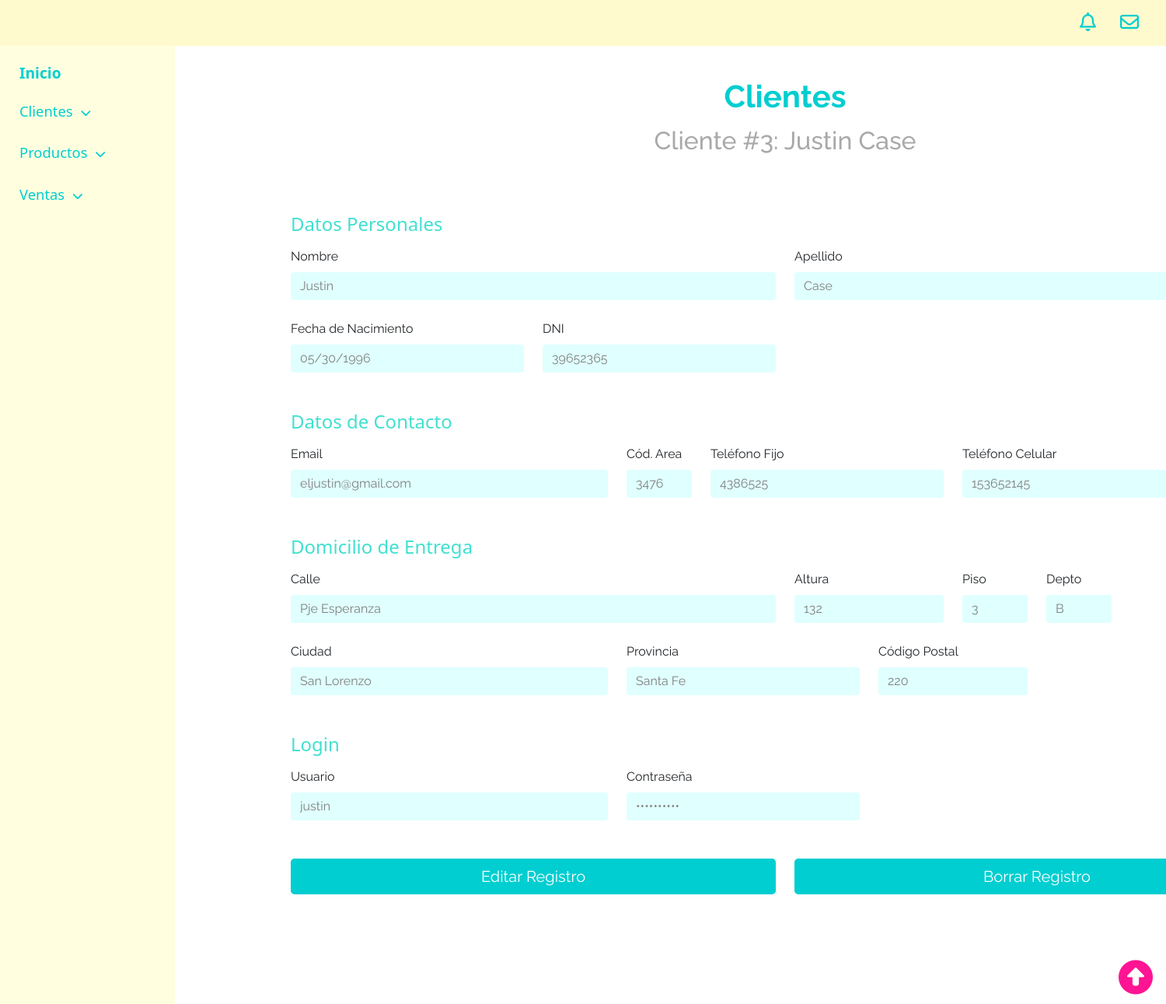
/pag_vcliente.php?id=3, run on the app's committed database.
### tables this page shows
CREATE TABLE `clientes` (
  `id_cliente` int(10) NOT NULL,
  `nombre` varchar(30) DEFAULT NULL,
  `apellido` varchar(30) DEFAULT NULL,
  `dob` date DEFAULT NULL,
  `dni` int(8) DEFAULT NULL,
  `email` varchar(100) DEFAULT NULL,
  `tel_area` int(6) DEFAULT NULL,
  `tel_fijo` int(15) DEFAULT NULL,
  `tel_cel` int(15) DEFAULT NULL,
  `dom_calle` varchar(30) DEFAULT NULL,
  `dom_altura` varchar(5) DEFAULT NULL,
  `dom_piso` varchar(2) NOT NULL DEFAULT '-',
  `dom_dpto` varchar(2) NOT NULL DEFAULT '-',
  `ciudad` varchar(15) DEFAULT NULL,
  `provincia` enum('Buenos Aires','Capital Federal','Catamarca','Chaco','Chubut','Córdoba','Corrientes','Entre Ríos','Formosa','Jujuy','La Pampa','La Rioja','Mendoza','Misiones','Neuquén','Río Negro','Salta','San Juan','San Luis','Santa Cruz','Santa Fe','Santiago del Estero','Tierra del Fuego','Tucumán') DEFAULT NULL,
  `cp` varchar(10) DEFAULT NULL,
  `user` varchar(10) DEFAULT NULL,
  `pw` varchar(15) DEFAULT NULL,
  `date_added` timestamp NOT NULL DEFAULT current_timestamp() ON UPDATE current_timestamp()
);

### db_consulta_cliente_exp.php (called while the page is built, shortened)
<?php
include "db_conectar.php";
$id = $_GET['id'];
$resultado = mysqli_query($conexion, "SELECT * FROM `clientes` WHERE id_cliente=$id");
?>

### pag_vcliente.php (the view, shortened to what this page needs)
<!DOCTYPE html>
<html lang="es" dir="ltr">
  <head>
    <link href="https://cdn.jsdelivr.net/npm/bootstrap@5.1.1/dist/css/bootstrap.min.css" rel="stylesheet">
    <link rel="stylesheet" href="backstyles.css">
  </head>
  <body>
    <nav>
      <?php include 'navs.php'; ?>
    </nav>
    <main>
      <div class="container main-container">
        <div class="table-header row justify-content-center">
          <?php include 'db_consulta_cliente_exp.php';
          $fila = mysqli_fetch_assoc($resultado) ?>
          <h1 class="mb-4 text-center">Clientes</h1>
          <h2 class="mb-4 text-center">Cliente #<?php echo $fila['id_cliente']; ?>: <?php echo $fila['nombre']." ".$fila['apellido']; ?></h2>
        </div>
        <div class="container" id="nproduct-container">
          <form class="row g-4 readonly-form">
            <div class="col-12">
              <h4>Datos Personales</h4>
            </div>
            <div class="col-6">
              <label class="form-label">Nombre</label>
              <input type="text" class="form-control" name="nombre" value="<?php echo $fila['nombre']; ?>" readonly>
            </div>
            <div class="col-6">
              <label class="form-label">Apellido</label>
              <input type="text" class="form-control" name="apellido" value="<?php echo $fila['apellido']; ?>" readonly>
            </div>
            <div class="col-3">
              <label class="form-label">Fecha de Nacimiento</label>
              <input type="date" class="form-control" name="dob" value="<?php echo $fila['dob']; ?>" readonly>
            </div>
            <div class="col-3">
              <label class="form-label">DNI</span></label>
              <input type="number" class="form-control" name="dni" value="<?php echo $fila['dni']; ?>" readonly>
            </div>
            <div class="col-12">
              <h4>Datos de Contacto</h4>
            </div>
            <div class="col-4">
              <label class="form-label">Email</label>
              <input type="email" class="form-control" name="email" value="<?php echo $fila['email']; ?>" readonly>
            </div>
            <div class="col-1">
              <label class="form-label">Cód. Area</label>
              <input type="number" class="form-control" name="tel_area" value="<?php echo $fila['tel_area']; ?>" readonly>
            </div>
            <div class="col-3">
              <label class="form-label">Teléfono Fijo</label>
              <input type="number" class="form-control" name="tel_fijo" value="<?php echo $fila['tel_fijo']; ?>" readonly>
            </div>
            <div class="col-3">
              <label class="form-label">Teléfono Celular</label>
              <input type="number" class="form-control" name="tel_cel" value="<?php echo $fila['tel_cel']; ?>" readonly>
            </div>
            <div class="col-12">
              <h4>Domicilio de Entrega</h4>
            </div>
            <div class="col-6">
              <label class="form-label">Calle</label>
              <input type="text" class="form-control" name="dom_calle" value="<?php echo $fila['dom_calle']; ?>" readonly>
            </div>
            <div class="col-2">
              <label class="form-label">Altura</label>
              <input type="text" class="form-control" name="dom_altura" value="<?php echo $fila['dom_altura']; ?>" readonly>
            </div>
            <div class="col-1">
              <label class="form-label">Piso</label>
              <input type="text" class="form-control" name="dom_piso" value="<?php echo $fila['dom_piso']; ?>"  readonly>
            </div>
            <div class="col-1">
              <label class="form-label">Depto</label>
              <input type="text" class="form-control" name="dom_dpto" value="<?php echo $fila['dom_dpto']; ?>"  readonly>
            </div>
            <div class="col-4">
              <label class="form-label">Ciudad</label>
              <input type="text" class="form-control" name="ciudad" value="<?php echo $fila['ciudad']; ?>" readonly>
            </div>
            <div class="col-3">
              <label class="form-label">Provincia</label>
                <input type="text" class="form-control" name="provincia" value="<?php echo $fila['provincia']; ?>"  readonly>
              </div>
            <div class="col-2">
              <label class="form-label">Código Postal</label>
              <input type="text" class="form-control" name="cp" value="<?php echo $fila['cp']; ?>" readonly>
            </div>
            <div class="col-12">
              <h4>Login</h4>
            </div>
            <div class="col-4">
              <label class="form-label">Usuario</label>
              <input type="text" class="form-control" name="user" value="<?php echo $fila['user']; ?>" readonly>
            </div>
            <div class="col-3">
              <label class="form-label">Contraseña</label>
              <input type="password" class="form-control" name="pw" value="<?php echo $fila['pw']; ?>" readonly>
            </div>
            <div class="d-grid gap-2 col-6 mx-auto">
              <a class="btn btn-primary btn-lg small-green-button" href="pag_ecliente.php?id=<?php echo $fila['id_cliente']; ?>">Editar Registro</i></a>
            </div>
            <div class="d-grid gap-2 col-6 mx-auto">
              <a class="btn btn-secondary btn-lg small-green-button" href="db_eliminar_clientes.php?id=<?php echo $fila['id_cliente']; ?>" onclick="return confirm('¿Está seguro que desea eliminar?')">Borrar Registro</i></a>
            </div>
          </form>
        </div>
    </main>
    <footer>
      <?php include 'footer.php' ?>
    </footer>
  </body>
</html>

### backstyles.css (style rules this page uses)
* { margin: 0px; padding: 0px; box-sizing: border-box; }
footer { display: flex; justify-content: flex-end; }
html, body { height: 100%; }
body footer { position: sticky; top: 100vh; }
.main-container { margin-left: 350px; padding-top: 100px; padding-bottom: 75px; }
.table-header { padding-bottom: 25px; font-family: 'Raleway'; }
.table-header h1 { font-weight: bold; color: DarkTurquoise; }
.table-header h2 { color: DarkGray; margin-top: -10px; }
.col-12 h4 { margin-top: 25px; margin-bottom: -10px; color: Turquoise; }
input, select, select option, textarea, label, .small-green-button { font-family: 'Raleway'; }
.small-green-button { margin-top: 25px; background-color:DarkTurquoise; border:0px; }
.readonly-form input { color: Gray; background-color: LightCyan !important; border: 0px; }

### data on the page
clientes: id_cliente "3", nombre "Justin", apellido "Case", dob "05/30/1996", dni "39652365", email "eljustin@gmail.com", tel_area "3476", tel_fijo "4386525", tel_cel "153652145", dom_calle "Pje Esperanza", dom_altura "132", dom_piso "3", dom_dpto "B", ciudad "San Lorenzo", provincia "Santa Fe", cp "220", user "justin"
